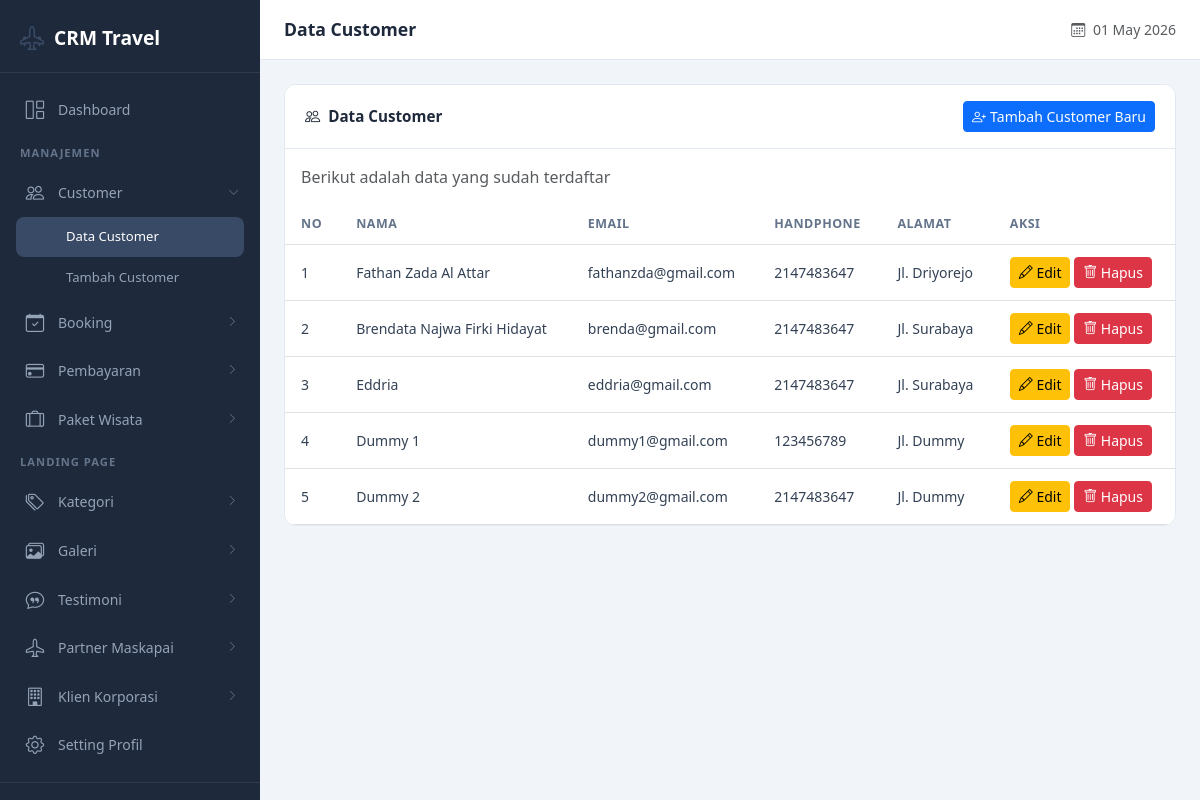
Page /dashboard/data-manajemen-customer.php (signed in) on the earlier database version.
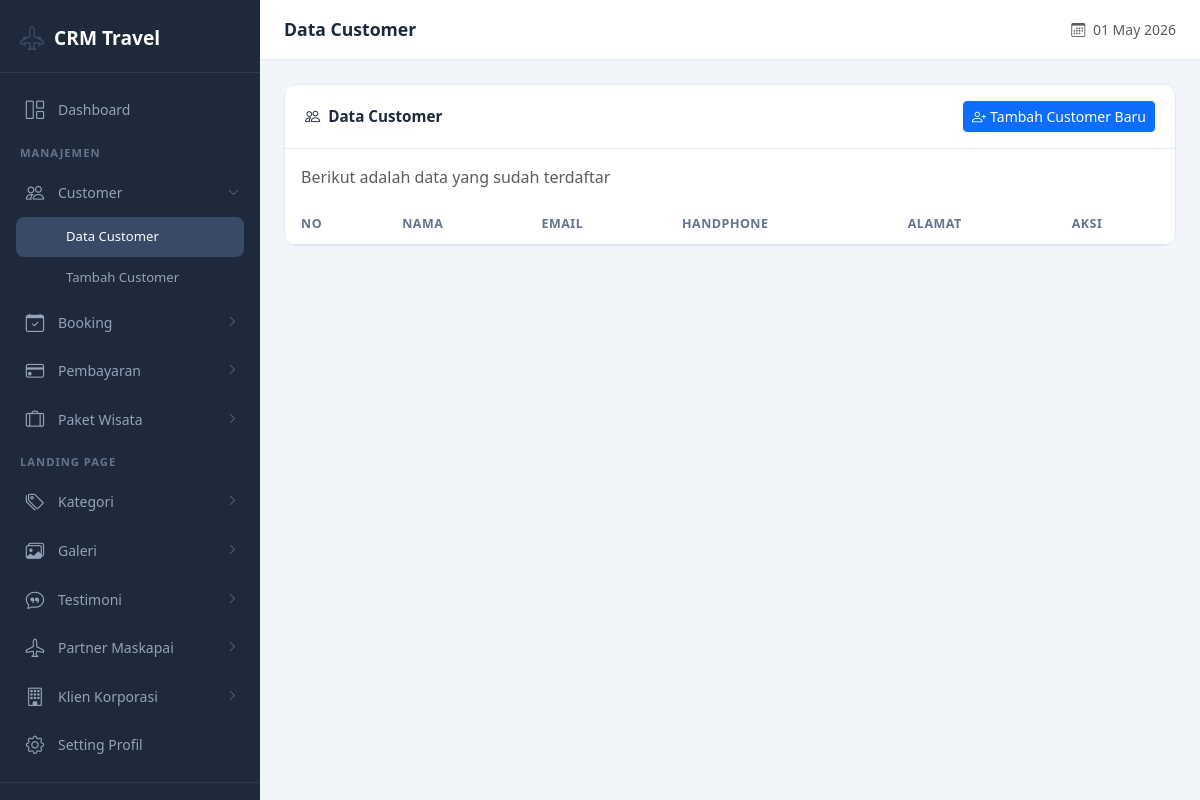
Same page on the later database version.
### tables this page shows
CREATE TABLE `manajemen_customer` (
  `id` int(11) NOT NULL,
  `nama` varchar(100) NOT NULL,
  `email` varchar(100) NOT NULL,
  `handphone` varchar(25) NOT NULL,
  `alamat` varchar(100) NOT NULL
);

### dashboard/data-manajemen-customer.php (the view, shortened to what this page needs)
<?php
include 'config.php';
$page_title = 'Data Customer';
?>
<!DOCTYPE html>
<html lang="id">
<head>
    <link href="https://cdn.jsdelivr.net/npm/bootstrap@5.3.8/dist/css/bootstrap.min.css" rel="stylesheet">
    <link href="https://cdn.jsdelivr.net/npm/bootstrap-icons@1.11.3/font/bootstrap-icons.min.css" rel="stylesheet">
    <link rel="stylesheet" href="src/css/dashboard.css">
</head>
<body>
    <?php include "sidebar.php"; ?>
    <div class="main-content">
        <header class="top-header">
            <div class="d-flex align-items-center gap-3">
                <h1 class="page-title"><?php echo isset($page_title) ? $page_title : 'Dashboard'; ?></h1>
            </div>
            <div class="header-actions">
                <span class="text-muted small d-none d-md-inline">
                    <i class="bi bi-calendar3 me-1"></i>
                    <?php echo date('d M Y'); ?>
                </span>
            </div>
        </header>
        <div class="page-content">
            <div class="dashboard-card">
                <div class="card-header d-flex align-items-center justify-content-between">
                    <span><i class="bi bi-people me-2"></i>Data Customer</span>
                    <a href="manajemen-customer" class="btn btn-primary btn-sm">
                        <i class="bi bi-person-plus me-1"></i>Tambah Customer Baru
                    </a>
                </div>
                <div class="card-body p-0">
                    <p class="text-muted px-3 pt-3 mb-3">Berikut adalah data yang sudah terdaftar</p>
                    <div class="table-responsive">
                        <table class="table table-dashboard">
                            <thead>
                                <tr>
                                    <th>No</th>
                                    <th>Nama</th>
                                    <th>Email</th>
                                    <th>Handphone</th>
                                    <th>Alamat</th>
                                    <th>Aksi</th>
                                </tr>
                            </thead>
                            <tbody>
                                <?php
                                $data = mysqli_query($koneksi, "SELECT * FROM manajemen_customer");
                                $no = 0;
                                while ($baris = mysqli_fetch_array($data)){
                                    $no++;
                                ?>
                                <tr>
                                    <td><?php echo $no; ?></td>
                                    <td><?php echo htmlspecialchars($baris['nama']); ?></td>
                                    <td><?php echo htmlspecialchars($baris['email']); ?></td>
                                    <td><?php echo htmlspecialchars($baris['handphone']); ?></td>
                                    <td><?php echo htmlspecialchars($baris['alamat']); ?></td>
                                    <td>
                                        <a href="edit-manajemen-customer?id=<?php echo $baris['id'] ?>" class="btn btn-sm btn-warning">
                                            <i class="bi bi-pencil"></i> Edit
                                        </a>
                                        <a href="src/api/hapus-manajemen-customer?id=<?php echo $baris['id'] ?>" class="btn btn-sm btn-danger" onclick="return confirm('Apakah Anda yakin ingin menghapus data ini?')">
                                            <i class="bi bi-trash"></i> Hapus
                                        </a>
                                    </td>
                                </tr>
                                <?php } ?>
                            </tbody>
                        </table>
                    </div>
                </div>
            </div>
        </div>
    </div>
</body>
</html>

Differences in the rows shown:
removed manajemen_customer: nama "Fathan Zada Al Attar", email "fathanzda@gmail.com", handphone "2147483647", alamat "Jl. Driyorejo"
removed manajemen_customer: nama "Brendata Najwa Firki Hidayat", email "brenda@gmail.com", handphone "2147483647", alamat "Jl. Surabaya"
removed manajemen_customer: nama "Eddria", email "eddria@gmail.com", handphone "2147483647", alamat "Jl. Surabaya"
removed manajemen_customer: nama "Dummy 1", email "dummy1@gmail.com", handphone "123456789", alamat "Jl. Dummy"
removed manajemen_customer: nama "Dummy 2", email "dummy2@gmail.com", handphone "2147483647", alamat "Jl. Dummy"
